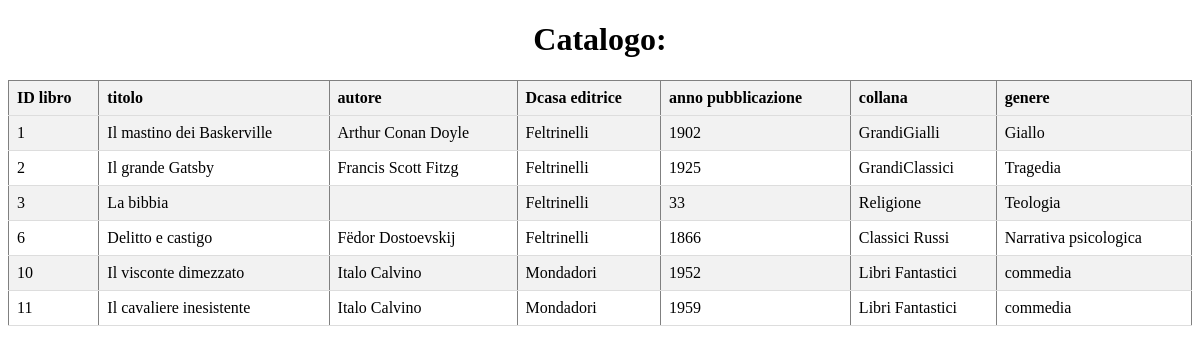
/gestore.php?action=mostra (signed in), run on the app's committed database.
### tables this page shows
CREATE TABLE `libri` (
  `PK_Id_libro` int(11) NOT NULL,
  `Titolo` varchar(100) NOT NULL,
  `Autore` varchar(50) NOT NULL,
  `Casa_editrice` varchar(50) NOT NULL,
  `Anno_pubblicazione` int(255) DEFAULT NULL,
  `Collana` varchar(50) DEFAULT NULL,
  `Genere` varchar(50) DEFAULT NULL
);

### gestore.php (the view, shortened to what this page needs)
<!DOCTYPE html>
<html lang="en">
<head>
</head>
<body>
<?php
$servername = "localhost";
$username = "root";
$password = "Ruozzi1234";
$dbname = "bibliotrack";
if (isset($_SESSION['username'])) {
    if (isset($_GET['action'])) {
        $action = $_GET['action'];
        switch ($action) {
            case 'mostra':
                $conn = new mysqli($servername, $username, $password, $dbname);
                $sql = "SELECT * FROM libri";
                $result = $conn->query($sql);
                if ($result->num_rows > 0) {
                    echo "<div><h1>Catalogo:</h1></div>";
                    echo "<table border='1'>";
                    echo "<tr><th>ID libro</th><th>titolo</th><th>autore</th><th>Dcasa editrice</th><th>anno pubblicazione</th><th>collana</th><th>genere</th></tr>";
                    while ($row = $result->fetch_assoc()) {
                        echo "<tr>";
                        echo "<td>" . $row["PK_Id_libro"] . "</td>";
                        echo "<td>" . $row["Titolo"] . "</td>";
                        echo "<td>" . $row["Autore"] . "</td>";
                        echo "<td>" . $row["Casa_editrice"] . "</td>";
                        echo "<td>" . $row["Anno_pubblicazione"] . "</td>";
                        echo "<td>" . $row["Collana"] . "</td>";
                        echo "<td>" . $row["Genere"] . "</td>";
                        echo "</tr>";
                    }
                    echo "</table>";
                } else {
                    echo "<p>Non hai prestiti attivi al momento.</p>";
                }
                break;
        }
    } else {
        echo "Nessuna azione specificata.";
    }
} else {
    echo "Devi loggarti";
}
?>
</body>
</html>

### gestore.php (style rules this page uses)
table { width: 100%; border-collapse: collapse; margin-top: 20px; }
th, td { padding: 8px; text-align: left; border-bottom: 1px solid #ddd; }
th { background-color: #f2f2f2; }
tr:nth-child(even) { background-color: #f2f2f2; }
div { text-align: center; }

### data on the page
libri: PK_Id_libro "1", Titolo "Il mastino dei Baskerville", Autore "Arthur Conan Doyle", Casa_editrice "Feltrinelli", Anno_pubblicazione "1902", Collana "GrandiGialli", Genere "Giallo"
libri: PK_Id_libro "2", Titolo "Il grande Gatsby", Autore "Francis Scott Fitzg", Casa_editrice "Feltrinelli", Anno_pubblicazione "1925", Collana "GrandiClassici", Genere "Tragedia"
libri: PK_Id_libro "3", Titolo "La bibbia", Casa_editrice "Feltrinelli", Anno_pubblicazione "33", Collana "Religione", Genere "Teologia"
libri: PK_Id_libro "6", Titolo "Delitto e castigo", Autore "Fëdor Dostoevskij", Casa_editrice "Feltrinelli", Anno_pubblicazione "1866", Collana "Classici Russi", Genere "Narrativa psicologica"
libri: PK_Id_libro "10", Titolo "Il visconte dimezzato", Autore "Italo Calvino", Casa_editrice "Mondadori", Anno_pubblicazione "1952", Collana "Libri Fantastici", Genere "commedia"
libri: PK_Id_libro "11", Titolo "Il cavaliere inesistente", Autore "Italo Calvino", Casa_editrice "Mondadori", Anno_pubblicazione "1959", Collana "Libri Fantastici", Genere "commedia"
